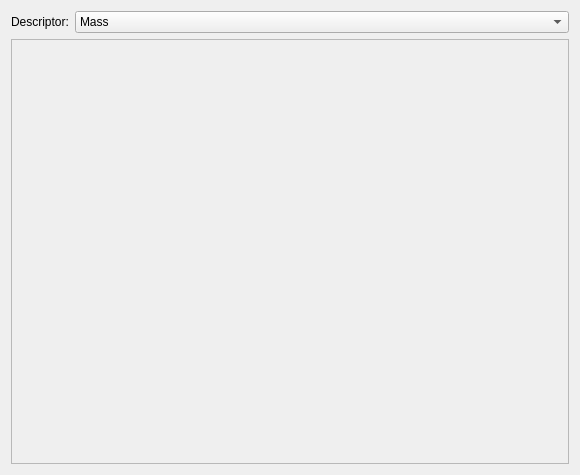
<?xml version="1.0" encoding="UTF-8"?>
<ui version="4.0">
 <class>HistogramDialog</class>
 <widget class="ChemData::AbstractVtkChartWidget" name="HistogramDialog">
  <property name="geometry">
   <rect>
    <x>0</x>
    <y>0</y>
    <width>580</width>
    <height>475</height>
   </rect>
  </property>
  <property name="windowTitle">
   <string>Histogram</string>
  </property>
  <layout class="QVBoxLayout" name="verticalLayout">
   <item>
    <layout class="QHBoxLayout" name="horizontalLayout">
     <item>
      <widget class="QLabel" name="label">
       <property name="sizePolicy">
        <sizepolicy hsizetype="Maximum" vsizetype="Preferred">
         <horstretch>0</horstretch>
         <verstretch>0</verstretch>
        </sizepolicy>
       </property>
       <property name="text">
        <string>Descriptor:</string>
       </property>
      </widget>
     </item>
     <item>
      <widget class="QComboBox" name="comboBox">
       <item>
        <property name="text">
         <string>Mass</string>
        </property>
       </item>
       <item>
        <property name="text">
         <string>Rotatable-Bonds</string>
        </property>
       </item>
       <item>
        <property name="text">
         <string>TPSA</string>
        </property>
       </item>
       <item>
        <property name="text">
         <string>VABC</string>
        </property>
       </item>
       <item>
        <property name="text">
         <string>XlogP3</string>
        </property>
       </item>
      </widget>
     </item>
    </layout>
   </item>
   <item>
    <widget class="QFrame" name="histogramFrame">
     <property name="frameShape">
      <enum>QFrame::StyledPanel</enum>
     </property>
     <property name="frameShadow">
      <enum>QFrame::Raised</enum>
     </property>
    </widget>
   </item>
  </layout>
 </widget>
 <customwidgets>
  <customwidget>
   <class>ChemData::AbstractVtkChartWidget</class>
   <extends>QWidget</extends>
   <header location="global">chemdata/gui/abstractvtkchartwidget.h</header>
   <container>1</container>
  </customwidget>
 </customwidgets>
 <resources/>
 <connections/>
</ui>
